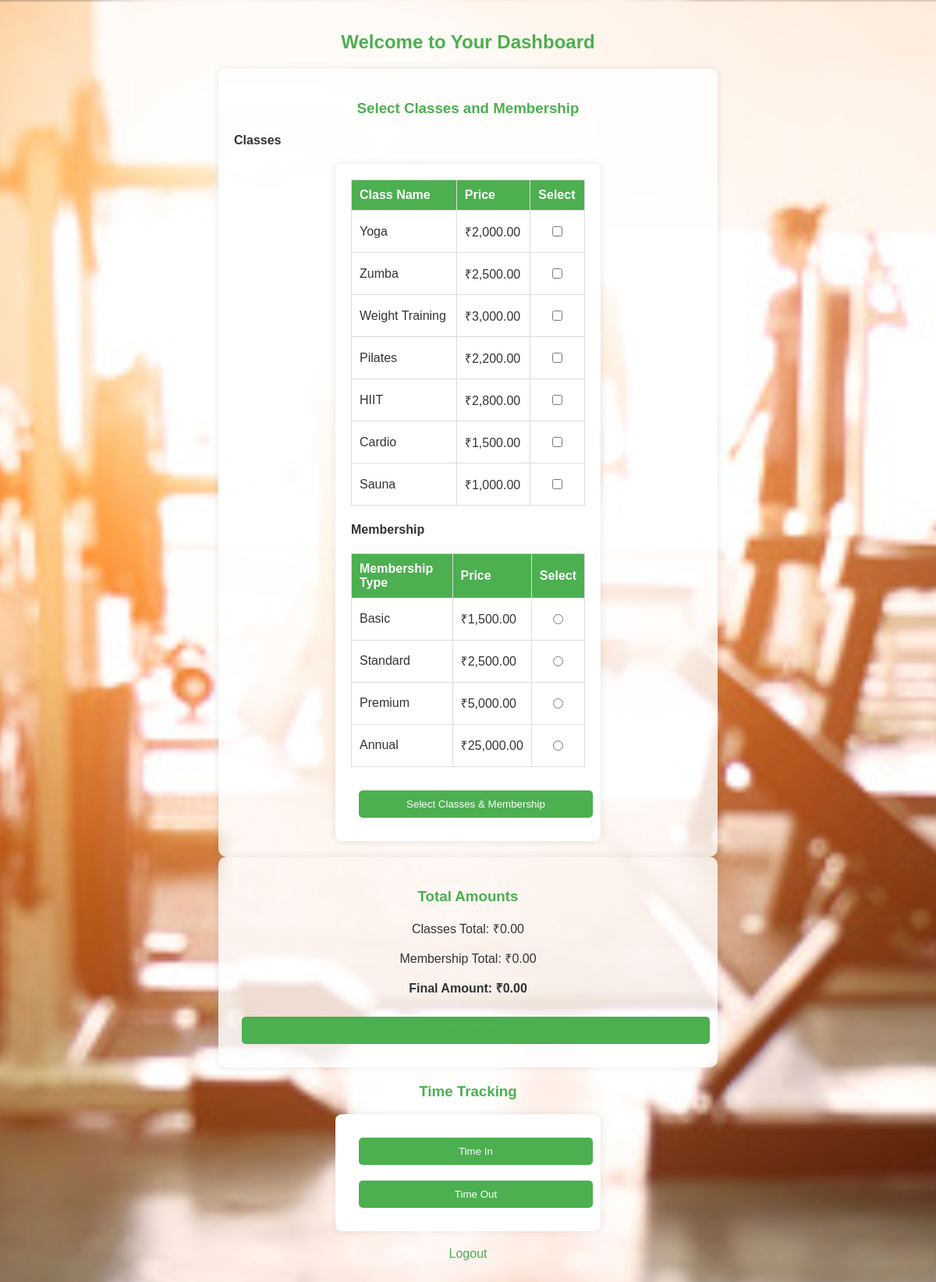
/dashboard.php (signed in), run on the app's committed database.
### tables this page shows
CREATE TABLE `classes` (
  `id` int(11) NOT NULL,
  `name` varchar(100) NOT NULL,
  `description` text NOT NULL,
  `duration` int(11) NOT NULL,
  `price` decimal(10,2) NOT NULL,
  `class_name` varchar(255) DEFAULT NULL
);

CREATE TABLE `memberships` (
  `id` int(11) NOT NULL,
  `type` varchar(100) NOT NULL,
  `description` text NOT NULL,
  `duration` varchar(20) NOT NULL,
  `price` decimal(10,2) NOT NULL,
  `membership_date` datetime DEFAULT NULL
);

### dashboard.php (the view, shortened to what this page needs)
<?php
require 'config.php';
$total_classes_amount = 0;
$total_membership_amount = 0;
$stmt = $pdo->query("SELECT * FROM classes");
$classes = $stmt->fetchAll(PDO::FETCH_ASSOC);
$stmt = $pdo->query("SELECT * FROM memberships");
$memberships = $stmt->fetchAll(PDO::FETCH_ASSOC);
$final_amount = $total_classes_amount + $total_membership_amount;
?>
<!DOCTYPE html>
<html lang="en">
<head>
    <link rel="stylesheet" href="styles.css">
</head>
<body>
    <h2>Welcome to Your Dashboard</h2>
    <div class="form-container">
        <h3>Select Classes and Membership</h3>
        <h4>Classes</h4>
        <form method="POST" action="">
            <table>
                <tr>
                    <th>Class Name</th>
                    <th>Price</th>
                    <th>Select</th>
                </tr>
                <?php foreach ($classes as $class): ?>
                    <tr>
                        <td><?php echo htmlspecialchars($class['name']); ?></td>
                        <td>₹<?php echo htmlspecialchars(number_format($class['price'], 2)); ?></td>
                        <td><input type="checkbox" name="classes[]" value="<?php echo $class['id']; ?>"></td>
                    </tr>
                <?php endforeach; ?>
            </table>
            <h4>Membership</h4>
            <table>
                <tr>
                    <th>Membership Type</th>
                    <th>Price</th>
                    <th>Select</th>
                </tr>
                <?php foreach ($memberships as $membership): ?>
                    <tr>
                        <td><?php echo htmlspecialchars($membership['type']); ?></td>
                        <td>₹<?php echo htmlspecialchars(number_format($membership['price'], 2)); ?></td>
                        <td><input type="radio" name="membership" value="<?php echo $membership['id']; ?>"></td>
                    </tr>
                <?php endforeach; ?>
            </table>
            <button type="submit" name="select_combined">Select Classes & Membership</button>
        </form>
    </div>
    <div class="form-container">
        <h3>Total Amounts</h3>
        <p>Classes Total: ₹<?php echo htmlspecialchars(number_format($total_classes_amount, 2)); ?></p>
        <p>Membership Total: ₹<?php echo htmlspecialchars(number_format($total_membership_amount, 2)); ?></p>
        <p><strong>Final Amount: ₹<?php echo htmlspecialchars(number_format($final_amount, 2)); ?></strong></p>
        <button type="submit">  <a href="payment.php" </a> <strong> Proceed to Payment </strong></button>
           </div>
    <h3>Time Tracking</h3>
    <form method="POST" action="">
        <button type="submit" name="time_in">Time In</button>
        <button type="submit" name="time_out">Time Out</button>
    </form>
    <div class="logout">
        <p><a href="logout.php">Logout</a></p>
    </div>
</body>
</html>

### styles.css (style rules this page uses)
body { font-family: Arial, sans-serif; background-color: #f4f4f4; padding: 20px; }
form { background: #fff; padding: 20px; max-width: 300px; margin: 0 auto; border-radius: 8px; box-shadow: 0 0 10px rgba(0, 0, 0, 0.1); }
h2 { text-align: center; margin-bottom: 20px; }
input, button { width: 100%; padding: 10px; margin: 10px 0; border-radius: 5px; border: 1px solid #ddd; }
button { background-color: #5cb85c; color: #fff; border: none; cursor: pointer; }
a { color: #5cb85c; text-decoration: none; }
h3 { margin-top: 20px; }
p { text-align: center; }
h2, h3 { color: #333; }

### dashboard.php (style rules this page uses)
body { font-family: Arial, sans-serif; background-image: url('dashboard.jpg'); background-size: cover; background-position: center; color: #333; padding: 20px; margin: 0; }
h2, h3 { text-align: center; color: #4CAF50; }
.form-container { max-width: 600px; margin: 0 auto; padding: 20px; background: rgba(255, 255, 255, 0.8); border-radius: 10px; box-shadow: 0 0 10px rgba(0, 0, 0, 0.1); }
table { width: 100%; border-collapse: collapse; margin-bottom: 20px; }
th, td { border: 1px solid #ddd; padding: 10px; text-align: left; }
th { background-color: #4CAF50; color: white; }
button { background-color: #4CAF50; color: white; border: none; padding: 10px 15px; border-radius: 5px; cursor: pointer; transition: background-color 0.3s; margin-left: 10px; }
.logout { text-align: center; margin-top: 20px; }
a { color: #4CAF50; text-decoration: none; }

### data on the page
classes: name "Yoga", price "2,000.00"
classes: name "Zumba", price "2,500.00"
classes: name "Weight Training", price "3,000.00"
classes: name "Pilates", price "2,200.00"
classes: name "HIIT", price "2,800.00"
classes: name "Cardio", price "1,500.00"
classes: name "Sauna", price "1,000.00"
memberships: type "Basic", price "1,500.00"
memberships: type "Standard", price "2,500.00"
memberships: type "Premium", price "5,000.00"
memberships: type "Annual", price "25,000.00"

### other printed values
$total_classes_amount "0.00"
$total_membership_amount "0.00"
$final_amount "0.00"
